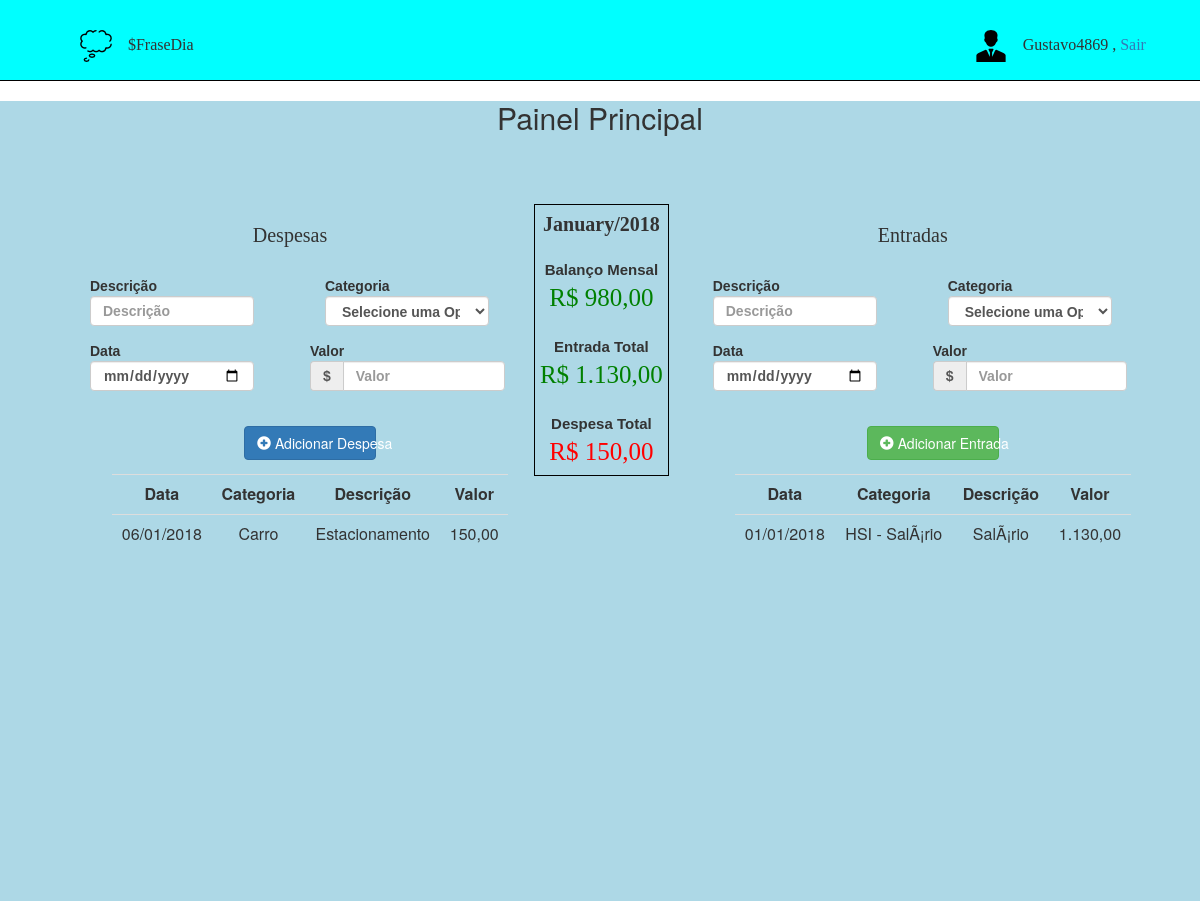
/controlePrincipal.php (signed in), run on the app's committed database.
### tables this page shows
CREATE TABLE IF NOT EXISTS `tdespesas` (
  `ID` int(11) NOT NULL AUTO_INCREMENT,
  `CPF` varchar(15) NOT NULL,
  `Data` datetime NOT NULL,
  `ID_Categoria` int(11) NOT NULL,
  `Descricao` varchar(255) NOT NULL,
  `Valor` double NOT NULL,
  PRIMARY KEY (`ID`)
);

CREATE TABLE IF NOT EXISTS `tcategoria` (
  `ID` int(11) NOT NULL AUTO_INCREMENT,
  `Descricao` varchar(255) NOT NULL,
  PRIMARY KEY (`ID`)
);

CREATE TABLE IF NOT EXISTS `tentradas` (
  `ID` int(11) NOT NULL AUTO_INCREMENT,
  `CPF` varchar(15) NOT NULL,
  `Data` date NOT NULL,
  `ID_Categoria` int(11) NOT NULL,
  `Descricao` varchar(256) NOT NULL,
  `Valor` double NOT NULL,
  PRIMARY KEY (`ID`)
);

CREATE TABLE IF NOT EXISTS `tcategoriaentrada` (
  `ID` int(11) NOT NULL AUTO_INCREMENT,
  `Descricao` varchar(256) NOT NULL,
  PRIMARY KEY (`ID`)
);

### controlePrincipal.php (the view, shortened to what this page needs)
<?php
	$servername = "localhost";
	$username = "root";
	$password = "";
	$db = "edbcontroledespesas";
	$conn = mysqli_connect($servername, $username, $password, $db);
	$cpf = $_SESSION["cpf"];
?>
<html><head><meta http-equiv="Content-Type" content="text/html; charset=UTF-8">
		<link rel="stylesheet" type="text/css" href="buttons.css">
		<link rel='stylesheet prefetch' href='http://netdna.bootstrapcdn.com/bootstrap/3.0.2/css/bootstrap.min.css'>
		<link rel="stylesheet" type="text/css" href="estilo.css">
	</head>
	<body bgcolor="cyan">
		<div id="cabecalho">
			<div id="conteudoPensamento">
				<img src="ibagens/pensamento.png">
				<font id="letraCabecalho">&nbsp;&nbsp;&nbsp;$FraseDia</font>
			</div>
			<div id="conteudoUser">
				<img src="ibagens/user.png">
				<font id="letraCabecalho">&nbsp;&nbsp;&nbsp;<?php echo $_SESSION["user"]; ?> , <a href="menu.php">Sair</a></font>
			</div>
		</div>
		<div id="linha"></div>
		<div id="conteudo">
			<center><h2>Painel Principal</h2></center>
			<div id="despesas">
				<center><h2 id="letraCabecalhoDesp">Despesas</h2></center>
				<div id="camposDespesas">
					<form name="formDespesa" id="formDespesa" action="http://localhost/gravaDespesa.php" autocomplete="off">
						<font id="fontDespesas">
							<div class="row">
								<div class="form-group col-md-6">
									Descrição
									<input type="text" id="inputsDesp" class="form-control" name="descDespesa" placeholder="Descrição" required="">
								</div>
								<div class="form-group col-md-6">
									Categoria
									<select class="form-control" id="inputsDesp" name="selectCategoriaDespesa" required="">
										<option value = "-1">Selecione uma Opção...</option>
								    </select>
								</div>
							</div>
							<div class="row">
								<div class="form-group col-md-6">
									Data
						    		<input type="date" name="dataDesp" class="form-control" id="inputsDesp" required="">
						    	</div>
						    	Valor
								<div class="input-group mb-2 mr-sm-2 mb-sm-0">
									<div class="input-group-addon"><b>$</b></div>
								    <input type="text" class="form-control" id="inputsDesp" placeholder="Valor" name="valorDespesa" required="">
								 </div>
							</div>
					    </font>
					    <br>
					    <center><button class="btn btn-primary" type="submit" style="width: 30%;" name="btnDespesa" onclick="return valida()"><i class="glyphicon glyphicon-plus-sign"></i> Adicionar Despesa</button></center>
					</form>
					<center>
						<table name="tbDespesas" id="tabela" class="table table-hover">
							<tbody>
							<thead class="thead-dark">
								<tr class="table-dark">
									<td id="tbTitulo">Data</td>
									<td id="tbTitulo">Categoria</td>
									<td id="tbTitulo">Descrição</td>
									<td id="tbTitulo">Valor</td>
								</tr>
							</thead>
								<?php
									$mesAtual = date('m');
									$sql = "select * from tdespesas where CPF = '$cpf' AND MONTH(Data) = '$mesAtual'";
									$result = mysqli_query($conn, $sql);
									while($r = mysqli_fetch_array($result)){
											$data = $r["Data"];
											$dataFormatada = date("d/m/Y", strtotime($data));
											$idCategoria = $r["ID_Categoria"];
											$sql1 = "select Descricao from tcategoria where ID = '$idCategoria'";
											$result1 = mysqli_query($conn, $sql1);
											$row = mysqli_fetch_array($result1);
											$categoria = $row[0];
											$descricao = $r["Descricao"];
											$valor = $r["Valor"];
											$valorFormatado = number_format($valor, 2, ',', '.');
											echo   "<tr>
													<td id=tbConteudo>$dataFormatada</td>
													<td id=tbConteudo>$categoria</td>
													<td id=tbConteudo>$descricao</td>
													<td id=tbConteudo>$valorFormatado</td>";
									}
								?>
						</table>
					</center>
				</div>
			</div>
			<div id="separa">
				<?php
					$mesAtual = strftime('%B', strtotime(date("Y-m-d")));
					$anoAtual = strftime('%Y', strtotime(date("Y-m-d")));
					echo "<b id=letraCabecalhoDesp>" . ucfirst($mesAtual) . "/" . $anoAtual . "</b>";
				?>
				<br><br>
				<font id="fonteBalanco">Balanço Mensal</font>
				<br>
					<?php
						$mesAtual = date('m');
						$somaDespesa = "select sum(valor) from tdespesas where CPF='$cpf' AND MONTH(Data) = '$mesAtual'";
						$somaEntrada = "select sum(valor) from tentradas where CPF='$cpf' AND MONTH(Data) = '$mesAtual'";
						$query1 = mysqli_query($conn, $somaDespesa);
						$query2 = mysqli_query($conn, $somaEntrada);
						$row1 = mysqli_fetch_array($query1);
						$row2 = mysqli_fetch_array($query2);
						$resultSomaDespesa = $row1[0];
						$resultSomaEntrada = $row2[0];
						$resultadoFinal = $resultSomaEntrada - $resultSomaDespesa;
						if($resultadoFinal > 0)
							echo "<font id=fonteBalancoEntrada>R$ " . number_format($resultadoFinal, 2, ',', '.') . "</font>";
						else
							echo "<font id=fonteBalancoSaida>R$ " . number_format($resultadoFinal, 2, ',', '.') . "</font>";
					?>
				<br><br>
				<font id="fonteBalanco">Entrada Total</font>
				<br>
					<?php
						$mesAtual = date('m');
						$sql = "select SUM(valor) from tentradas where CPF = '$cpf' AND MONTH(Data) = '$mesAtual'";
						$query = mysqli_query($conn, $sql);
						while($row = mysqli_fetch_array($query)){
							$somaDespesas = $row[0];
							echo "<font id=fonteBalancoEntrada>R$ " . number_format($somaDespesas, 2, ',', '.') . "</font>";
						}
					?>
				<br><br>
				<font id="fonteBalanco">Despesa Total</font>
				<br>
					<?php
						$mesAtual = date('m');
						$sql = "select SUM(valor) from tdespesas where CPF = '$cpf' AND MONTH(Data) = '$mesAtual'";
						$query = mysqli_query($conn, $sql);
						while($row = mysqli_fetch_array($query)){
							$somaDespesas = $row[0];
							echo "<font id=fonteBalancoSaida>R$ " . number_format($somaDespesas, 2, ',', '.') . "</font>";
						}
					?>
			</div>
			<div id="entradas">
				<center><h2 id="letraCabecalhoDesp">Entradas</h2></center>
				<div id="camposDespesas">
					<form name="formEntrada" id="formEntrada" autocomplete="off" action="gravaEntrada.php">
						<font id="fontDespesas">
							<div class="row">
								<div class="form-group col-md-6">
									Descrição
									<input type="text" id="inputsDesp" class="form-control" name="descEntrada" placeholder="Descrição" required="">
								</div>
								<div class="form-group col-md-6">
									Categoria
									<select class="form-control" id="inputsDesp" name="selectCategoriaEntrada" required="">
								      <option value = "-1">Selecione uma Opção...</option>
								    </select>
								</div>
							</div>
							<div class="row">
								<div class="form-group col-md-6">
									Data
						    		<input type="date" name="dataEntrada" class="form-control" id="inputsDesp" required="">
						    	</div>
						    	Valor
								<div class="input-group mb-2 mr-sm-2 mb-sm-0">
									<div class="input-group-addon"><b>$</b></div>
								    <input type="text" class="form-control" id="inputsDesp" placeholder="Valor" name="valorEntrada" required="">
								 </div>
							</div>
					    </font>
					    <br>
					    <center><button class="btn btn-success" type="submit" style="width: 30%;" name="btnEntrada"><i class="glyphicon glyphicon-plus-sign"></i> Adicionar Entrada</button></center>
					</form>
					<center>
						<table name="tbDespesas" id="tabela" class="table table-hover">
							<tbody>
							<thead class="thead-light">
								<tr>
									<td id="tbTitulo">Data</td>
									<td id="tbTitulo">Categoria</td>
									<td id="tbTitulo">Descrição</td>
									<td id="tbTitulo">Valor</td>
								</tr>
							</thead>
								<?php
									$mesAtual = date('m');
									$sql = "select * from tentradas where CPF = '$cpf' AND MONTH(Data) = '$mesAtual'";
									$result = mysqli_query($conn, $sql);
									while($r = mysqli_fetch_array($result)){
											$data = $r["Data"];
											$dataFormatada = date("d/m/Y", strtotime($data));
											$idCategoria = $r["ID_Categoria"];
											$sql1 = "select Descricao from tcategoriaentrada where ID = '$idCategoria'";
											$result1 = mysqli_query($conn, $sql1);
											$row = mysqli_fetch_array($result1);
											$categoria = $row[0];
											$descricao = $r["Descricao"];
											$valor = $r["Valor"];
											$valorFormatado = number_format($valor, 2, ',', '.');
											echo   "<tr>
													<td id=tbConteudo>$dataFormatada</td>
													<td id=tbConteudo>$categoria</td>
													<td id=tbConteudo>$descricao</td>
													<td id=tbConteudo>$valorFormatado</td>";
									}
								?>
						</tr></tbody></table>
					</center>
				</div>
			</div>
		</div>
</body></html>

### estilo.css (style rules this page uses)
#cabecalho { height: 60px; background-color: cyan; padding-left: 40px; }
#letraCabecalho { font-family: Impact; font-size: 16px; }
#conteudoUser { text-align: right; width: 70%; Display: inline-block; }
#conteudoPensamento { padding-top: 15px; width: 25%; Display: inline-block; }
#conteudo { background-color: lightblue; }
#separa { display: inline-block; vertical-align: top; }
#despesas { width: 40%; margin-top: 60px; margin-left: 50px; display: inline-block; }
#entradas { width: 40%; margin-top: 60px; display: inline-block; }
#camposDespesas { padding-left: 40px; padding-bottom: 20px; padding-top: 20px; }
#fontDespesas { font-family: Arial; font-weight: bold; font-size: 14px; }
#letraCabecalhoDesp { font-family: Impact; font-size: 20px; }
#inputsDesp { width: 80%; height: 30px; }
#tabela { width: 70%; }
#tbTitulo { text-align: center; font-weight: bold; }
#tbConteudo { text-align: center; }

### controlePrincipal.php (style rules this page uses)
#separa { padding: 5px; border:1px solid black; margin-top: 60px; text-align: center; background-color: ; display: inline-block; vertical-align: top; }
#cabecalho { height: 80px; background-color: cyan; }
#letraCabecalho { font-family: Impact; font-size: 16px; }
#conteudoUser { text-align: right; width: 70%; Display: inline-block; }
#conteudoPensamento { padding-left: 40px; margin-top: 15px; width: 25%; Display: inline-block; }
#conteudo { \ text-align: center; height: 100%; background-color: lightblue; }
#despesas { width: 40%; margin-top: 60px; margin-left: 50px; display: inline-block; }
#entradas { width: 40%; margin-top: 60px; display: inline-block; }
#camposDespesas { padding-left: 40px; padding-bottom: 20px; }
#fontDespesas { font-family: Arial; font-weight: bold; font-size: 14px; }
#letraCabecalhoDesp { font-family: Impact; font-size: 20px; }
#inputsDesp { width: 80%; height: 30px; }
#tabela { margin: 0 auto; width: 90%; }
#tbTitulo { text-align: center; font-weight: bold; }
#tbConteudo { text-align: center; }
#linha { height: 1px; line-height: 0; background-color: black; }
#fonteBalanco { font-family: Arial; font-size: 15px; font-weight: bold; }
#fonteBalancoSaida { font-family: impact; font-size: 25px; color: red; }
#fonteBalancoEntrada { font-family: impact; font-size: 25px; color: green; }

### data on the page
tdespesas: Data "06/01/2018", tcategoria.Descricao "Carro", Descricao "Estacionamento", Valor "150,00"
tentradas: Data "01/01/2018", tcategoriaentrada.Descricao "HSI - SalÃ¡rio", Descricao "SalÃ¡rio", Valor "1.130,00"

### other printed values
$_SESSION["user"] "Gustavo4869"
$mesAtual "January"
$anoAtual "2018"
$resultadoFinal "980,00"
$somaDespesas "1.130,00"
$somaDespesas "150,00"
